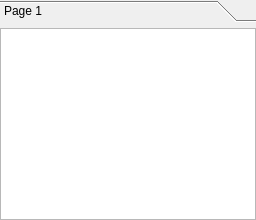
          <widget class="QWidget" name="tab">
           <attribute name="title">
            <string>메뉴정보</string>
           </attribute>
           <layout class="QVBoxLayout" name="verticalLayout_2">
            <property name="leftMargin">
             <number>0</number>
            </property>
            <property name="topMargin">
             <number>0</number>
            </property>
            <property name="rightMargin">
             <number>0</number>
            </property>
            <property name="bottomMargin">
             <number>0</number>
            </property>
            <item>
             <widget class="QToolBox" name="toolBMenuCate">
              <property name="currentIndex">
               <number>0</number>
              </property>
              <widget class="QWidget" name="page_7">
               <property name="geometry">
                <rect>
                 <x>0</x>
                 <y>0</y>
                 <width>377</width>
                 <height>460</height>
                </rect>
               </property>
               <attribute name="label">
                <string>Page 1</string>
               </attribute>
               <layout class="QVBoxLayout" name="verticalLayout_5">
                <property name="leftMargin">
                 <number>0</number>
                </property>
                <property name="topMargin">
                 <number>0</number>
                </property>
                <property name="rightMargin">
                 <number>0</number>
                </property>
                <property name="bottomMargin">
                 <number>0</number>
                </property>
                <item>
                 <widget class="QListWidget" name="LWmenuCate_1">
                  <property name="horizontalScrollBarPolicy">
                   <enum>Qt::ScrollBarAlwaysOff</enum>
                  </property>
                 </widget>
                </item>
               </layout>
              </widget>
             </widget>
            </item>
           </layout>
          </widget>
